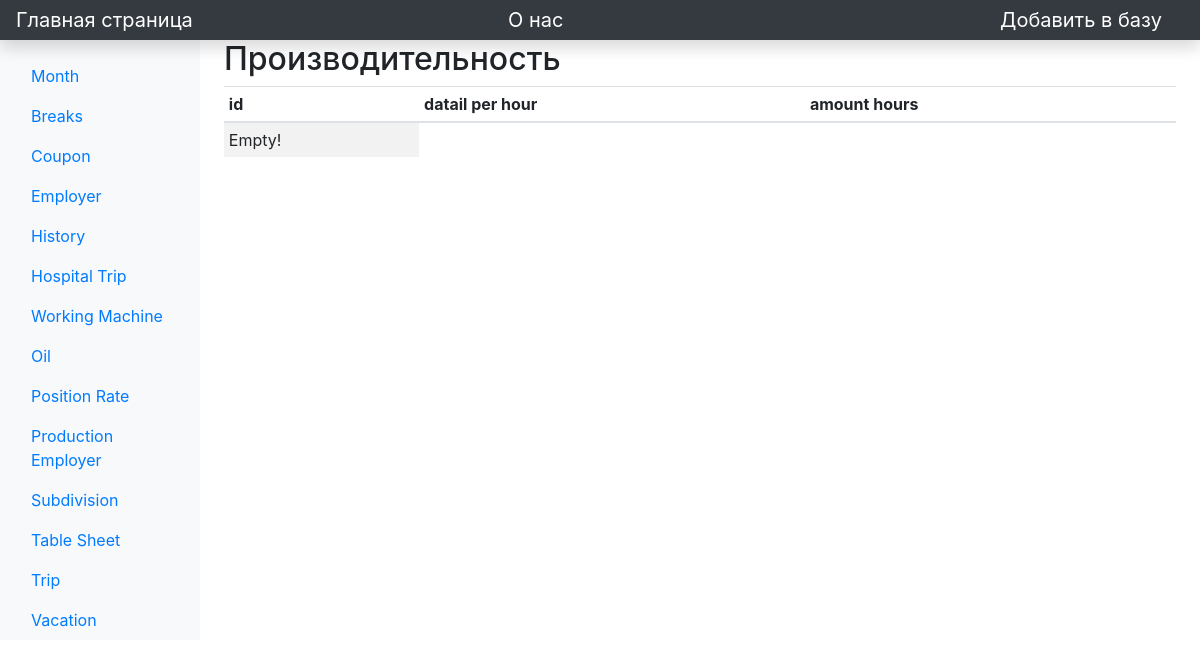
The app's page /view/production_, older data.
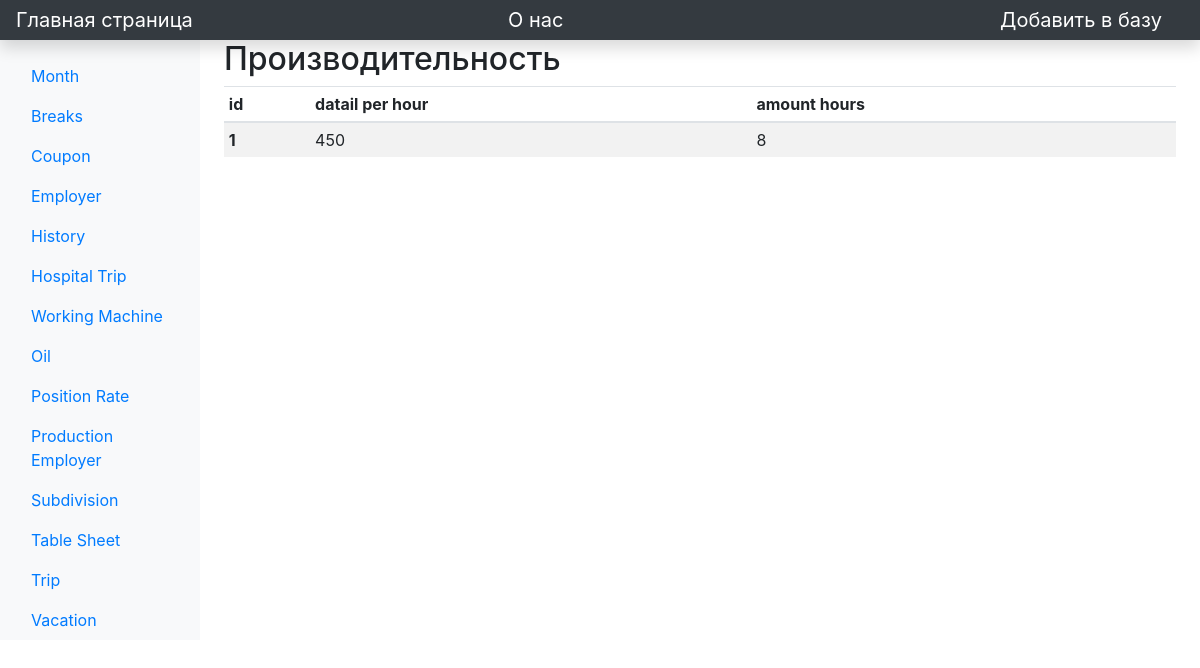
The same page, newer data.
### main/models.py (models this page shows)
class ProductionRate(models.Model):
    det_per_hour = models.IntegerField('Detail per hour')
    amount_h = models.IntegerField("Amount hour")

### main/views.py (the view)
# urls.py: path('view/production_', views.production_, name='production_'),
def production_(request):
    task = ProductionRate.objects.all()
    return render(request, 'main/view/production_.html', {'task': task})

### main/templates/main/view/production_.html (shortened to what this page needs)
{% extends 'main/base.html' %}
{% block content %}
        <main class="col-md-9 ms-sm-auto col-lg-10 px-md-4">
            <h2>Производительность</h2>
            <div class="">
                <table class="table table-striped table-sm ">
                    <thead>
                    <tr>
                        <th scope="col">id</th>
                        <th scope="col">datail per hour</th>
                        <th scope="col">amount hours</th>
                    </tr>
                    </thead>
                    <tbody>
                    {% if task %}
                    {% for i in task %}
                        <tr>
                            <th scope="row">{{ i.id }}</th>
                            <td>{{ i.det_per_hour}}</td>
                            <td>{{ i.amount_h}}</td>
                        </tr>
                    {% endfor %}
                    {% else %}
                    <tr>
                        <td>Empty!</td>
                    </tr>
                    {% endif %}
                    </tbody>
                </table>
            </div>
        </main>
{% endblock %}

Row changes from the older to the newer data that the page shows:
added ProductionRate: id "1", det_per_hour "450", amount_h "8"
Text that changed along with them:
text no longer shown: "Empty!"
